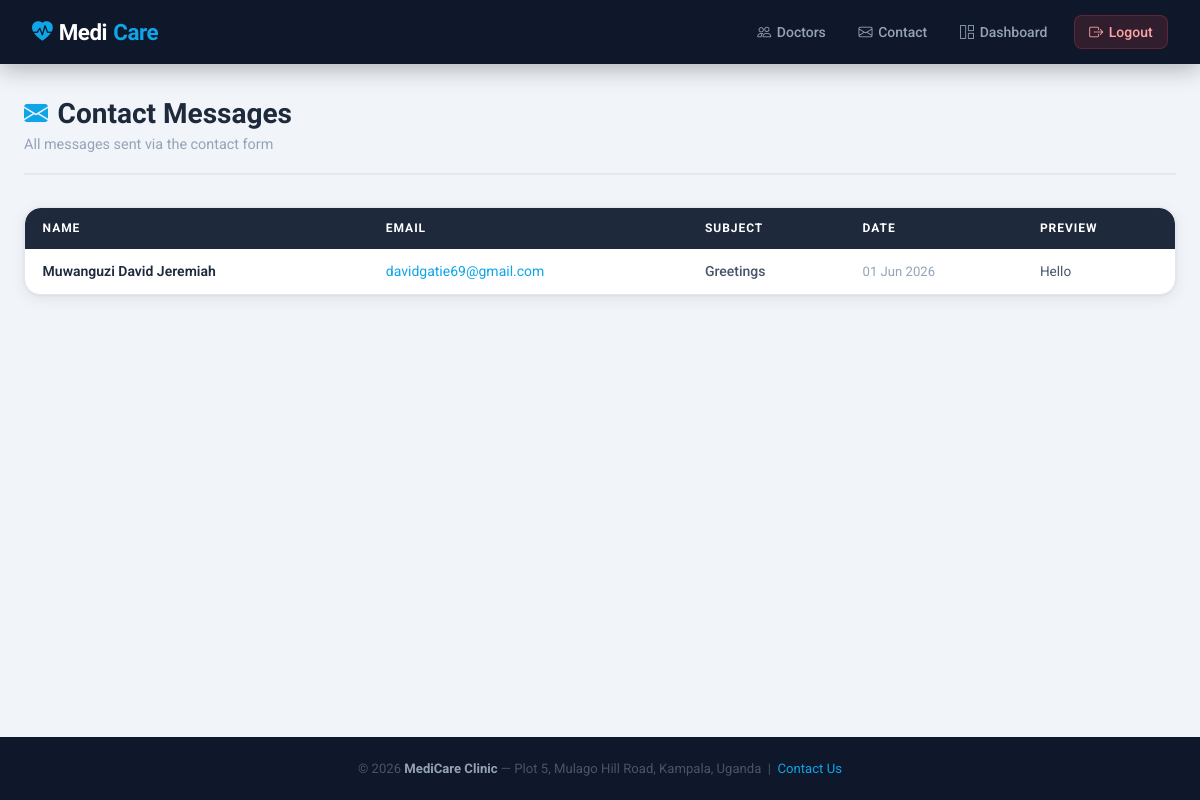
Page /admin-dashboard/messages/ (signed in) on the earlier database version.
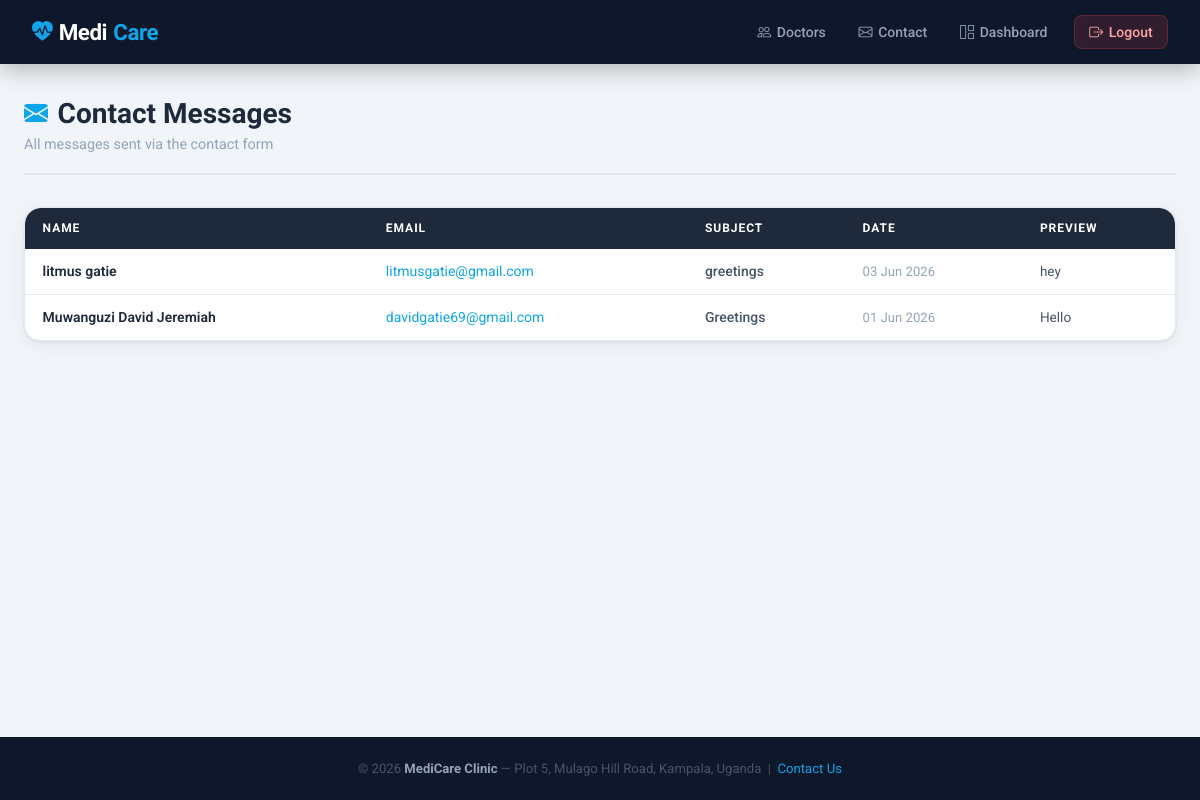
Same page on the later database version.
### clinic/models.py (models this page shows, shortened)
class ContactMessage(models.Model):
    name = models.CharField(max_length=100)
    email = models.EmailField()
    subject = models.CharField(max_length=200)
    message = models.TextField()
    submitted_at = models.DateTimeField(auto_now_add=True)
    is_read = models.BooleanField(default=False)

### clinic/views.py (the view)
# urls.py: path('admin-dashboard/messages/', views.admin_messages, name='admin_messages'),
@staff_member_required
def admin_messages(request):
    msgs = ContactMessage.objects.all().order_by('-submitted_at')
    ContactMessage.objects.filter(is_read=False).update(is_read=True)
    return render(request, 'clinic/admin_messages.html', {'messages_list': msgs})

### templates/clinic/admin_messages.html (shortened to what this page needs)
{% extends 'clinic/base.html' %}
{% block content %}
<div class="container">
  <div class="page-header">
    <div class="page-header-left">
      <h1><i class="bi bi-envelope-fill"></i> Contact Messages</h1>
      <p>All messages sent via the contact form</p>
    </div>
  </div>
  <div class="card">
    <div class="table-wrap">
      <table>
        <thead><tr><th>Name</th><th>Email</th><th>Subject</th><th>Date</th><th>Preview</th></tr></thead>
        <tbody>
        {% for msg in messages_list %}
        <tr>
          <td class="td-name">{{ msg.name }}</td>
          <td style="color:var(--primary);">{{ msg.email }}</td>
          <td style="font-weight:500;">{{ msg.subject }}</td>
          <td style="color:var(--muted);font-size:.82rem;">{{ msg.submitted_at|date:"d M Y" }}</td>
          <td style="color:var(--text);font-size:.85rem;">{{ msg.message|truncatewords:12 }}</td>
        </tr>
        {% empty %}
        <tr><td colspan="5" class="td-empty">No messages yet.</td></tr>
        {% endfor %}
        </tbody>
      </table>
    </div>
  </div>
</div>
{% endblock %}

### templates/clinic/base.html (shortened to what this page needs)
<!DOCTYPE html>
<html lang="en">
<head>
  {% load static %}
  <link rel="stylesheet" href="https://cdn.jsdelivr.net/npm/bootstrap-icons@1.11.3/font/bootstrap-icons.min.css">
</head>
<body>
<nav class="navbar">
  <a href="{% url 'home' %}" class="navbar-brand">
    <i class="bi bi-heart-pulse-fill"></i>
    Medi<span>Care</span>
  </a>
  <div class="nav-links">
    <a href="{% url 'doctors' %}"><i class="bi bi-people"></i> <span>Doctors</span></a>
    <a href="{% url 'contact' %}"><i class="bi bi-envelope"></i> <span>Contact</span></a>
    {% if user.is_authenticated %}
      <a href="{% url 'dashboard' %}"><i class="bi bi-grid-1x2"></i> <span>Dashboard</span></a>
      <a href="{% url 'logout' %}" class="btn-logout"><i class="bi bi-box-arrow-right"></i> <span>Logout</span></a>
    {% else %}
      <a href="{% url 'login' %}"><i class="bi bi-person"></i> <span>Login</span></a>
      <a href="{% url 'register' %}" class="btn-cta"><i class="bi bi-person-plus"></i> <span>Register</span></a>
    {% endif %}
  </div>
</nav>
<main class="main-content">
  {% block content %}{% endblock %}
</main>
<footer>
  <p>&copy; 2026 <strong>MediCare Clinic</strong> &mdash; Plot 5, Mulago Hill Road, Kampala, Uganda &nbsp;|&nbsp; <a href="{% url 'contact' %}">Contact Us</a></p>
</footer>
</body>
</html>

### templates/clinic/base.html (style rules this page uses)
:root { --bg: #f1f5f9; --surface: #ffffff; --primary: #0ea5e9; --primary-dark: #0284c7; --heading: #1e293b; --text: #475569; --muted: #94a3b8; --border: #e2e8f0; --success: #10b981; --warning: #f59e0b; --danger: #ef4444; --purple: #8b5cf6; --nav-bg: #0f172a; --radius: 12px; --radius-lg: 16px; --shadow: 0 1px 3px rgba(0,0,0,.06), 0 4px 16px rgba(0,0,0,.07); --shadow-lg: 0 4px 6px rgba(0,0,0,.05), 0 10px 40px rgba(0,0,0,.12); --transition: all .25s ease; }
*, *::before, *::after { box-sizing: border-box; margin: 0; padding: 0; }
body { font-family: 'Roboto', system-ui, sans-serif; background: var(--bg); color: var(--text); min-height: 100vh; display: flex; flex-direction: column; }
h1,h2,h3,h4,h5 { font-family: 'Raleway', sans-serif; color: var(--heading); line-height: 1.25; }
a { color: var(--primary); text-decoration: none; transition: var(--transition); }
.navbar { background: var(--nav-bg); padding: 0 2rem; display: flex; align-items: center; justify-content: space-between; position: sticky; top: 0; z-index: 200; height: 64px; box-shadow: 0 1px 0 rgba(255,255,255,.05), 0 4px 24px rgba(0,0,0,.3); }
.navbar-brand { font-family: 'Raleway', sans-serif; font-size: 1.4rem; font-weight: 800; color: #fff; letter-spacing: -.5px; display: flex; align-items: center; gap: .4rem; }
.navbar-brand span { color: var(--primary); }
.navbar-brand i { font-size: 1.3rem; color: var(--primary); }
.nav-links { display: flex; align-items: center; gap: .25rem; }
.nav-links a { color: #94a3b8; font-size: .875rem; font-weight: 500; padding: .5rem .9rem; border-radius: 8px; transition: var(--transition); display: flex; align-items: center; gap: .35rem; }
.nav-links .btn-logout { background: rgba(239,68,68,.15); color: #fca5a5; border: 1px solid rgba(239,68,68,.25); margin-left: .5rem; }
.main-content { flex: 1; }
.container { max-width: 1200px; margin: 0 auto; padding: 2rem 1.5rem; }
.card { background: var(--surface); border-radius: var(--radius-lg); box-shadow: var(--shadow); border: 1px solid var(--border); overflow: hidden; }
.page-header { margin-bottom: 2rem; padding-bottom: 1.25rem; border-bottom: 2px solid var(--border); display: flex; align-items: flex-start; justify-content: space-between; flex-wrap: wrap; gap: 1rem; }
.page-header-left h1 { font-size: 1.75rem; font-weight: 800; color: var(--heading); display: flex; align-items: center; gap: .6rem; }
.page-header-left h1 i { color: var(--primary); font-size: 1.5rem; }
.page-header-left p { color: var(--muted); margin-top: .3rem; font-size: .9rem; }
.table-wrap { overflow-x: auto; border-radius: var(--radius-lg); }
table { width: 100%; border-collapse: collapse; font-size: .875rem; }
thead th { background: var(--heading); color: #fff; padding: .85rem 1.1rem; text-align: left; font-size: .75rem; text-transform: uppercase; letter-spacing: .08em; font-weight: 700; }
thead th:first-child { border-radius: var(--radius) 0 0 0; }
thead th:last-child { border-radius: 0 var(--radius) 0 0; }
tbody td { padding: .9rem 1.1rem; border-bottom: 1px solid var(--border); color: var(--text); vertical-align: middle; }
tbody tr:last-child td { border-bottom: none; }
.td-name { font-weight: 600; color: var(--heading); }
footer { background: var(--nav-bg); color: #475569; text-align: center; padding: 1.5rem; font-size: .82rem; margin-top: auto; }
footer a { color: var(--primary); }
footer strong { color: #94a3b8; }

Differences in the rows shown:
added ContactMessage: name "litmus gatie", email "litmusgatie@gmail.com", subject "greetings", submitted_at "03 Jun 2026", message "hey"
